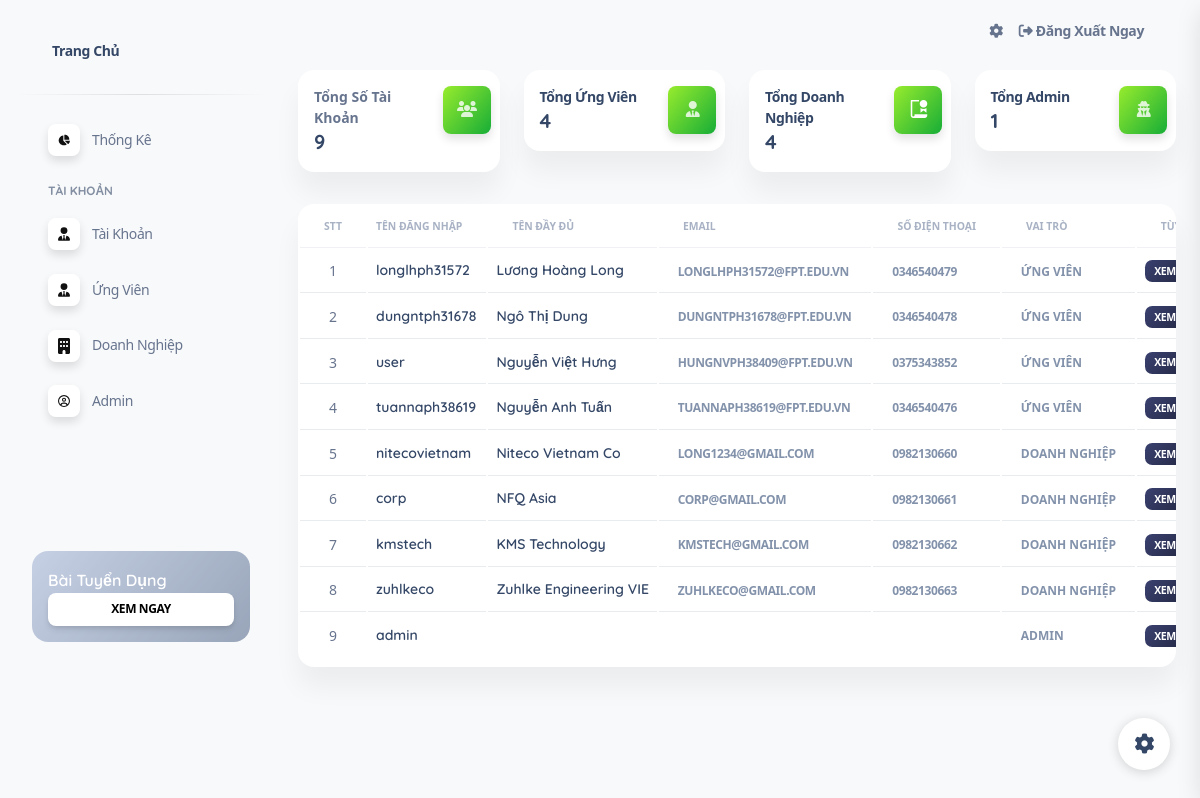
Page /index.php?act=account (signed in) on the committed database.
### tables this page shows
CREATE TABLE `user` (
  `id` int(10) NOT NULL,
  `username` varchar(255) NOT NULL,
  `pass` varchar(255) NOT NULL,
  `name` varchar(255) NOT NULL,
  `email` varchar(255) NOT NULL,
  `phone` varchar(13) NOT NULL,
  `address` varchar(255) NOT NULL,
  `role` int(2) NOT NULL
);

### index.php (called while the page is built)
<?php
include 'controller/controller.php';

### model/pdo.php (called while the page is built, shortened)
<?php
function pdo_get_connection(){
    $servername = "localhost";
    $username = "root";
    $password = "123456";
    try {
        $conn = new PDO("mysql:host=$servername;dbname=jobfinder", $username, $password);
        $conn->setAttribute(PDO::ATTR_ERRMODE, PDO::ERRMODE_EXCEPTION);
        return $conn;
    } catch(PDOException $e) {
        echo "Connection failed: " . $e->getMessage();
    }
}
function pdo_query($sql){
    $sql_args=array_slice(func_get_args(),1);
    try{
        $conn=pdo_get_connection();
        $stmt=$conn->prepare($sql);
        $stmt->execute($sql_args);
        $rows=$stmt->fetchAll();
        return $rows;
    }
    catch(PDOException $e){
        throw $e;
    }
    finally{
        unset($conn);
    }
}
function pdo_query_one($sql){
    $sql_args=array_slice(func_get_args(),1);
    try{
        $conn=pdo_get_connection();
        $stmt=$conn->prepare($sql);
        $stmt->execute($sql_args);
        $row=$stmt->fetch(PDO::FETCH_ASSOC);
        return $row;
    }
    catch(PDOException $e){
        throw $e;
    }
    finally{
        unset($conn);
    }
}

### model/admin.php (called while the page is built, shortened)
<?php
function manageAdmin($id)
{
    $sql = "SELECT * FROM user u
            WHERE u.role = 1 AND u.id = ?";
    return pdo_query_one($sql, $id);
}
function list_admin($id, $username, $name, $email, $phone, $address, $role)
{
    $sql = "SELECT * FROM user WHERE role = ?";
    $sql .= $id !== '' ? " AND id LIKE '%" . $id . "%' " : "";
    $sql .= $username !== '' ? " AND username LIKE '%" . $username . "%' " : "";
    $sql .= $name !== '' ? " AND name LIKE '%" . $name . "%' " : "";
    $sql .= $email !== '' ? " AND email LIKE '%" . $email . "%' " : "";
    $sql .= $phone !== '' ? " AND phone LIKE '%" . $phone . "%' " : "";
    $sql .= $address !== '' ? " AND address LIKE '%" . $address . "%' " : "";
    $sql .= " ORDER BY id DESC";
    return pdo_query($sql, $role);
}
function list_user()
{
    $sql = "SELECT * FROM user ";
    return pdo_query($sql);
}
function countUser($role)
{
    $sql = "SELECT COUNT(*) as userCount FROM user WHERE role = ?";
    $result = pdo_query_one($sql, $role);
    return $result['userCount'];
}
function countUserId()
{
    $sql = "SELECT COUNT(id) as total FROM user";
    $result = pdo_query_one($sql);
    return $result['total'];
}

### view/admin/account.php (the view, shortened to what this page needs)
<div class="container-fluid py-2">
    <div class="row">
        <div class="col-xl-3 col-sm-6 mb-xl-0 mb-4">
            <div class="card">
                <div class="card-body p-3">
                    <div class="row">
                        <div class="col-8">
                            <div class="numbers">
                                <p class="text-sm mb-0 text-capitalize font-weight-bold">Tổng Số Tài Khoản</p>
                                <h5 class="font-weight-bolder mb-0">
                                    <?= $totalUsers ?>
                                </h5>
                            </div>
                        </div>
                        <div class="col-4 text-end">
                            <div class="icon icon-shape bg-gradient-success shadow text-center border-radius-md">
                                <i class="fa-solid fa-users" aria-hidden="true"></i>
                            </div>
                        </div>
                    </div>
                </div>
            </div>
        </div>
        <div class="col-xl-3 col-sm-6 mb-xl-0 mb-4">
        <a href="index.php?act=listcv">
            <div class="card">
                <div class="card-body p-3">
                    <div class="row">
                        <div class="col-8">
                            <div class="numbers">
                                <p class="text-sm mb-0 text-capitalize font-weight-bold">Tổng ứng Viên</p>
                                <h5 class="font-weight-bolder mb-0">
                                    <?= $user ?>
                                </h5>
                            </div>
                        </div>
                        <div class="col-4 text-end">
                            <div class="icon icon-shape bg-gradient-success shadow text-center border-radius-md">
                                <i class="fa-solid fa-user-tie" aria-hidden="true"></i>
                            </div>
                        </div>
                    </div>
                </div>
            </div></a>
        </div>
        <div class="col-xl-3 col-sm-6 mb-xl-0 mb-4">
            <a href="index.php?act=listcorp">
                <div class="card">
                    <div class="card-body p-3">
                        <div class="row">
                            <div class="col-8">
                                <div class="numbers">
                                    <p class="text-sm mb-0 text-capitalize font-weight-bold">Tổng Doanh Nghiệp</p>
                                    <h5 class="font-weight-bolder mb-0">
                                        <?= $corp ?>
                                    </h5>
                                </div>
                            </div>
                            <div class="col-4 text-end">
                                <div class="icon icon-shape bg-gradient-success shadow text-center border-radius-md">
                                    <i class="ni ni-paper-diploma text-lg opacity-10" aria-hidden="true"></i>
                                </div>
                            </div>
                        </div>
                    </div>
                </div>
            </a>
        </div>
        <div class="col-xl-3 col-sm-6 mb-xl-0 mb-4">
        <a href="index.php?act=listadmin">
            <div class="card">
                <div class="card-body p-3">
                    <div class="row">
                        <div class="col-8">
                            <div class="numbers">
                                <p class="text-sm mb-0 text-capitalize font-weight-bold">Tổng Admin</p>
                                <h5 class="font-weight-bolder mb-0">
                                    <?= $admin ?>
                                </h5>
                            </div>
                        </div>
                        <div class="col-4 text-end">
                            <div class="icon icon-shape bg-gradient-success shadow text-center border-radius-md">
                                <i class="fa-solid fa-user-secret" aria-hidden="true"></i>
                            </div>
                        </div>
                    </div>
                </div>
            </div></a>
        </div>
    </div>
</div>
<div class="container-fluid py-4">
    <div class="row">
        <div class="col-12">
            <div class="card mb-4">
                <div class="card-body px-0 pt-0 pb-2">
                    <div class="table-responsive p-0">
                        <table class="table align-items-center mb-0" id="myTable">
                            <thead>
                                <tr>
                                <th class="text-uppercase text-secondary text-xxs font-weight-bolder opacity-7 ">STT</th>
                                    <th class="text-uppercase text-secondary text-xxs font-weight-bolder opacity-7 ps-2">Tên Đăng Nhập</th>
                                    <th class="text-left text-uppercase text-secondary text-xxs font-weight-bolder opacity-7">Tên Đầy Đủ</th>
                                    <th class="text-left text-uppercase text-secondary text-xxs font-weight-bolder opacity-7">Email</th>
                                    <th class="text-left text-uppercase text-secondary text-xxs font-weight-bolder opacity-7">Số Điện Thoại</th>
                                    <th class="text-left text-uppercase text-secondary text-xxs font-weight-bolder opacity-7">Vai Trò</th>
                                    <th class="text-left text-uppercase text-secondary text-xxs font-weight-bolder opacity-7">Tùy Chọn</th>
                                </tr>
                            </thead>
                            <tbody>
                                <?php foreach ($listuser as $user) :; ?>
                                    <?php if ($user['role'] == 1) {
                                        $user['role'] = 'Admin';
                                        $link = 'index.php?act=listadmin';
                                    } elseif ($user['role'] == 2) {
                                        $user['role'] = 'Ứng viên';
                                        $link = 'index.php?act=infoCv&id=' . $user['id'];
                                    } elseif ($user['role'] == 3) {
                                        $user['role'] = 'Doanh Nghiệp';
                                        $link = 'index.php?act=infoCorp&id=' . $user['id'];
                                    } ?>
                                    <tr>
                                        <td class="align-middle text-center text-sm"></td>
                                        <td>
                                            <h6 class="mb-0 text-sm"><?= $user['username'] ?></h6>
                                        </td>
                                        <td class="align-middle text-left text-sm">
                                            <h6 class="mb-0 text-sm "><?= $user['name'] ?></h6>
                                        </td>
                                        <td class="align-middle text-left"><a href="mailto:<?= $user['email'] ?>">
                                                <span class="badge badge-sm  text-secondary"><?= $user['email'] ?></span></a>
                                        </td>
                                        <td class="align-middle text-left"><a href="tel:<?= $user['phone'] ?>">
                                                <span class="badge badge-sm  text-secondary"><?= $user['phone'] ?></span></a>
                                        </td>
                                        <td class="align-middle text-left">
                                            <span class="badge badge-sm  text-secondary"><?= $user['role'] ?></span>
                                        </td>
                                        <td class="align-middle text-left text-sm">
                                            <a href="<?= $link ?>" target="_blank"><span type="button" class="badge badge-sm bg-gradient-dark">Xem Chi Tiết</span></a>
                                        </td>
                                    </tr>
                                <?php endforeach; ?>
                            </tbody>
                        </table>
                    </div>
                </div>
            </div>
        </div>
    </div>
</div>
</main>

### assets/css/meanmenu.css (style rules this page uses)
body { font-family:oswald,sans-serif;padding:0;margin:0;font-size:15px;background-color:#f1f1f1 }

### assets/css/responsive.css (style rules this page uses)
:root { --main: rgba(0,0,0,0.9); --secondary: rgba(78,205,196,1); --secondary-child: rgba(78,205,196,0.5); --font: rgba(0,0,0,0.9); }

### assets/css/nucleo-svg.css (style rules this page uses)
.icon { display: inline-block; color: #111111; height: 1em; width: 1em; }
.icon { fill: currentColor; stroke: none; }

### rows in the picture
user: username "longlhph31572", name "Lương Hoàng Long", email "LONGLHPH31572@FPT.EDU.VN", phone "0346540479", role "ỨNG VIÊN"
user: username "dungntph31678", name "Ngô Thị Dung", email "DUNGNTPH31678@FPT.EDU.VN", phone "0346540478", role "ỨNG VIÊN"
user: username "user", name "Nguyễn Việt Hưng", email "HUNGNVPH38409@FPT.EDU.VN", phone "0375343852", role "ỨNG VIÊN"
user: username "tuannaph38619", name "Nguyễn Anh Tuấn", email "TUANNAPH38619@FPT.EDU.VN", phone "0346540476", role "ỨNG VIÊN"
user: username "nitecovietnam", name "Niteco Vietnam Co", email "LONG1234@GMAIL.COM", phone "0982130660", role "DOANH NGHIỆP"
user: username "corp", name "NFQ Asia", email "CORP@GMAIL.COM", phone "0982130661", role "DOANH NGHIỆP"
user: username "kmstech", name "KMS Technology", email "KMSTECH@GMAIL.COM", phone "0982130662", role "DOANH NGHIỆP"
user: username "zuhlkeco", name "Zuhlke Engineering VIE", email "ZUHLKECO@GMAIL.COM", phone "0982130663", role "DOANH NGHIỆP"
user: username "admin", role "ADMIN"

### other values in the picture
$totalUsers "9"
$user "4"
$corp "4"
$admin "1"
